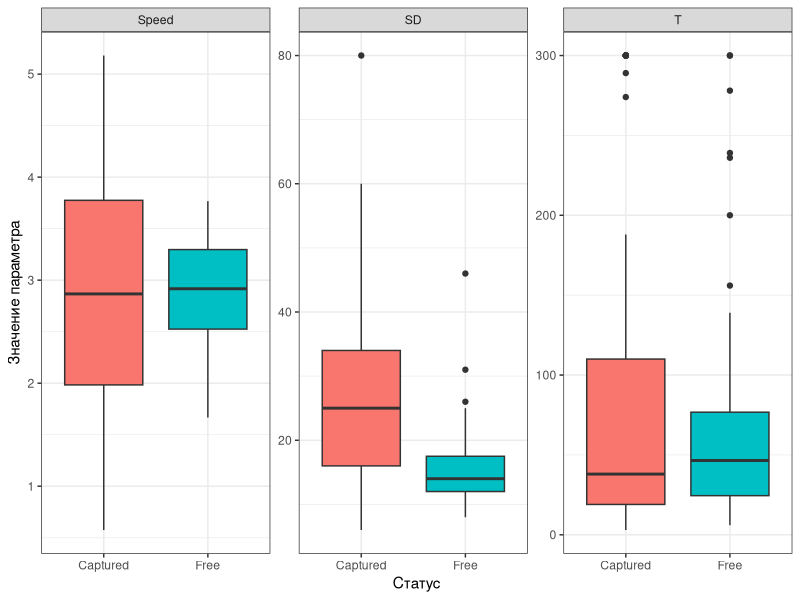
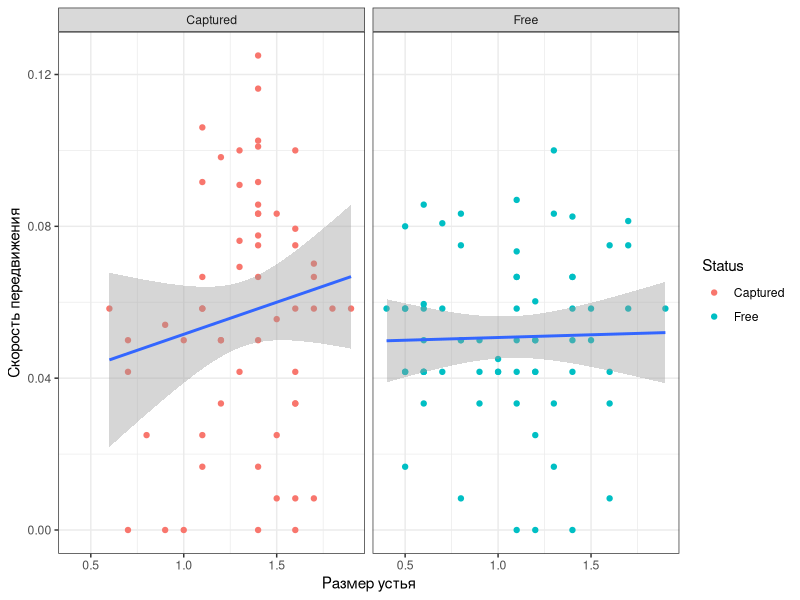
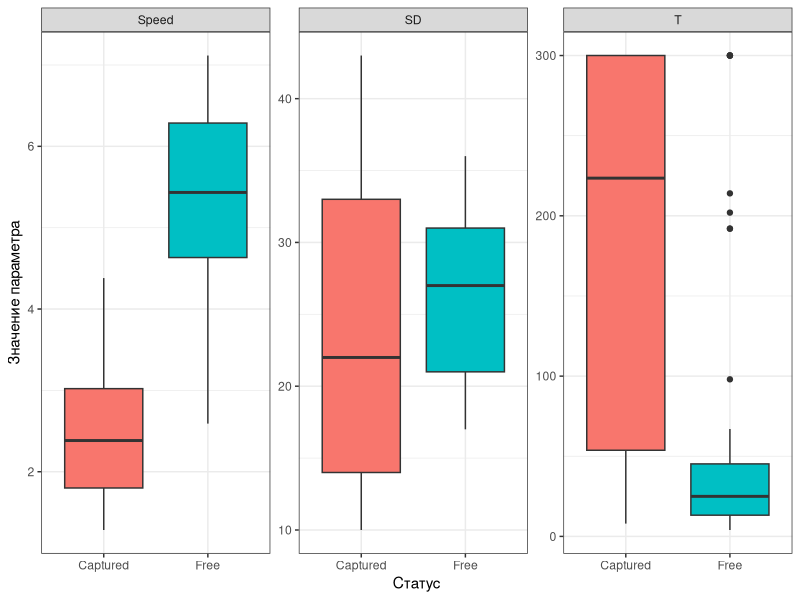
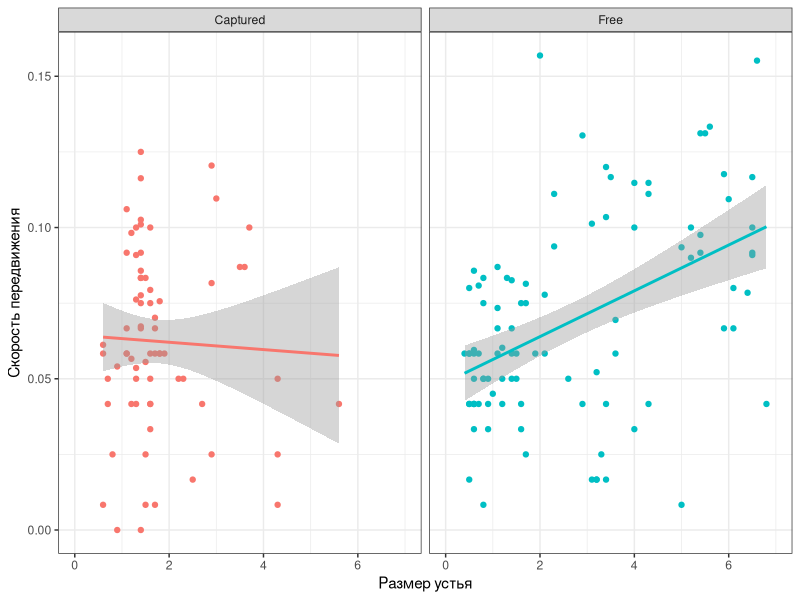

R code for these plots, in order:
## ---- chunk 1
library(knitr)
opts_chunk$set(echo = FALSE, warning = FALSE, message = FALSE)
## ---- chunk 2
library(readxl)
library(ggplot2)
library(dplyr)
library(broom)
library(clipr)
## ---- chunk 3

snail_move2 <- read_excel("Data/snail_movement_2023_lenght.xlsx", na = "NA")

snail_move2$Trait <- factor(snail_move2$Trait)

snail_move2$Trait <- relevel(snail_move2$Trait, ref = "Speed")

snail_move <- read_excel("Data/snail_movement_2023.xlsx", na = "NA")

Litt2 <- snail_move2 %>% filter(Species == "Littorina") 

Hydr2 <- snail_move2 %>% filter(Species == "Hydrobia")

Barbar <- snail_move %>% filter(Barbarity == "Barbar")

Litt <- snail_move %>% filter(Species == "Littorina")

Hydr <- snail_move %>% filter(Species == "Hydrobia")

## ---- chunk 4

ggplot(Hydr2, aes(y = Value, x = Status,  fill = Status)) + 
  geom_boxplot() + 
  theme_bw() + 
  facet_wrap(~Trait,scales = "free_y") +
  labs(x = "Статус", y = "Значение параметра") + 
  guides(fill = "none")

## ---- chunk 5
ggplot(Hydr, aes(y = Speed, x = Aperture_size)) + 
  geom_point(aes(color = Status)) +
  geom_smooth(method = 'lm') +
  theme_bw() + 
  labs(x = "Размер устья", y = "Скорость передвижения") +
  facet_wrap(~Status)
## ---- chunk 6
model_Hydr2_sp <-
Barbar %>% filter(Species == "Hydrobia") %>% 
  aov(Speed ~ Aperture_size * Status, data = .)
  
 

sp_df_h <- tidy(model_Hydr2_sp)

sp_df_h[, 1] = c("Размер устья", "Статус", "Размер устья : Стстус", "Остатки")


kable(sp_df_h, caption = "Табл. ++. Результаты дисперсионного анализа модели, описывающей связь скорости движения с размером и статусом гидробий.", digits = 3, col.names = c("Источник варьирования", "Число степеней свободы", "SS", "MS", "F", "p"))
## ---- chunk 7
model_Hydr2_sd <-
Barbar %>% filter(Species == "Hydrobia") %>% 
  aov(Sd ~ Aperture_size * Status, data = .)
  
 

sd_df_h <- tidy(model_Hydr2_sd)

sd_df_h[, 1] = c("Размер устья", "Статус", "Размер устья : Стстус", "Остатки")

kable(sd_df_h, caption = "Табл. ++. Результаты дисперсионного анализа модели, описывающей связь вариабельности направления движения с размером и статусом гидробий.", digits = 3, col.names = c("Источник варьирования", "Число степеней свободы", "SS", "MS", "F", "p"))

## ---- chunk 8
model_Hydr2_Tt <-
Barbar %>% filter(Species == "Hydrobia") %>% 
  aov(Turn_time ~ Aperture_size * Status, data = .)
  
 

Tt_df_h <- tidy(model_Hydr2_Tt)

Tt_df_h[, 1] = c("Размер устья", "Статус", "Размер устья : Стстус", "Остатки")

kable(Tt_df_h, caption = "Табл. ++. Результаты дисперсионного анализа модели, описывающей связь времени подготовки к движению с размером и статусом гидробий.", digits = 3, col.names = c("Источник варьирования", "Число степеней свободы", "SS", "MS", "F", "p"))
## ---- chunk 9

ggplot(Litt2, aes(y = Value, x = Status,  fill = Status)) + 
  geom_boxplot() + 
  theme_bw() + 
  facet_wrap(~Trait,scales = "free_y") +
  labs(x = "Статус", y = "Значение параметра") + 
  guides(fill = "none")
## ---- chunk 10

ggplot(Barbar, aes(x = Aperture_size, y = Speed, color = Status)) + 
  geom_point() + 
  geom_smooth(method = 'lm') + 
  theme_bw() +
  xlim(0, 7) + 
  guides(color = "none") +
  labs(x = "Размер устья", y = "Скорость передвижения") +
  facet_wrap(~Status)
  

## ---- chunk 11
model_Litt2_Speed <-
Litt %>% aov (Speed ~ Aperture_size * Status, data = .)
  
sp_df_l <- tidy(model_Litt2_Speed)

sp_df_l[, 1] = c("Размер устья", "Статус", "Размер устья : Стстус", "Остатки")

kable(sp_df_l, caption = "Табл. ++. Результаты дисперсионного анализа модели, описывающей связь скорости движения с размером и статусом литторин.", digits = 3, col.names = c("Источник варьирования", "Число степеней свободы", "SS", "MS", "F", "p"))
## ---- chunk 12
model_Litt2_Sd <-
Barbar %>% filter(Species == "Littorina") %>% 
  aov(Sd ~ Aperture_size * Status, data = .)

sd_df_l <- tidy(model_Litt2_Sd)

sd_df_l[, 1] = c("Размер устья", "Статус", "Размер устья : Стстус", "Остатки")

kable(sd_df_l, caption = "Табл. ++. Результаты дисперсионного анализа модели, описывающей связь вариабельности движения с размером и статусом литторин.", digits = 3, col.names = c("Источник варьирования", "Число степеней свободы", "SS", "MS", "F", "p"))
## ---- chunk 13
model_Litt2_Tt <-
Barbar %>% filter(Species == "Littorina") %>% 
  aov(Turn_time ~ Aperture_size * Status, data = .)
  
Tt_df_l <- tidy(model_Litt2_Tt)

Tt_df_l[, 1] = c("Размер устья", "Статус", "Размер устья : Стстус", "Остатки")

kable(Tt_df_l, caption = "Табл. ++. Результаты дисперсионного анализа модели, описывающей связь времени начала движения с размером и статусом литторин.", digits = 3, col.names = c("Источник варьирования", "Число степеней свободы", "SS", "MS", "F", "p"))
